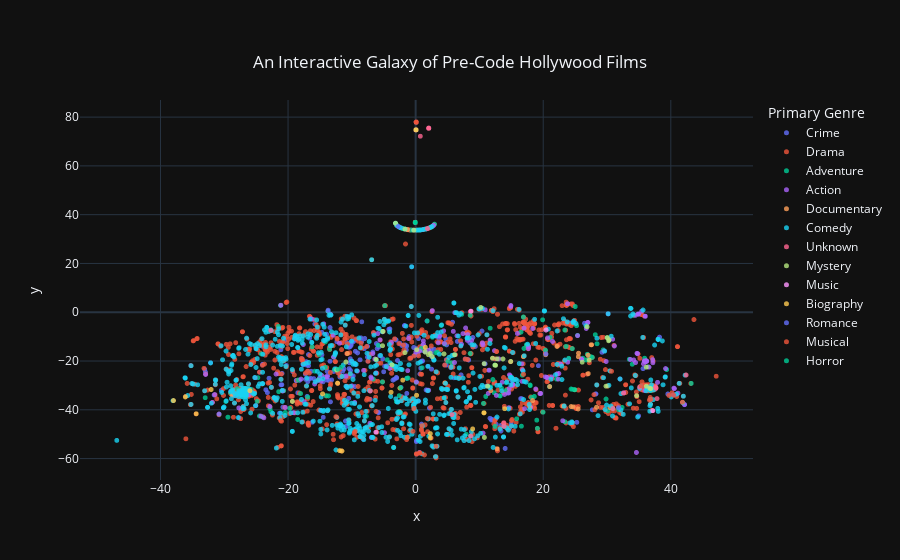

The cell this chart's notebook holds for it:
### Markdown cell above
## Part 4: Building the Interactive Galaxy Explorer 🌌

This is the final step. We will now take our 2D coordinates and all our enriched metadata to build the final interactive visualization using **Plotly**. The result will be a "galaxy map" of Pre-Code Hollywood films.

**Methodology:**
1.  **Load Final Data:** We will load our final `hollywood_galaxy_df.pkl` file, which contains all movie info and their 'x' and 'y' coordinates.
2.  **Prepare for Plotting:** We will create a `primary_genre` column to color the movie points effectively.
3.  **Create Scatter Plot:** We will use `plotly.express` to create the scatter plot.
4.  **Customize Interactivity:** We will configure the hover-over tooltips to display rich information for each movie, including title, year, keywords, and the poster path.
5.  **Style and Display:** We'll apply a dark theme and other styling to make the visualization beautiful and easy to explore.

### Code cell
import pandas as pd
import plotly.express as px

# --- 1. Load the Final, Processed Data ---
FINAL_DF_PATH = "../data/processed/hollywood_galaxy_df.pkl"
final_galaxy_df = pd.read_pickle(FINAL_DF_PATH)

print("Final galaxy data loaded successfully.")

# --- 2. Prepare Data for Visualization ---
# For coloring, let's just use the first genre listed for each movie.
# We'll create a new 'primary_genre' column.
final_galaxy_df['primary_genre'] = final_galaxy_df['genres'].fillna('Unknown').str.split(',').str[0]

# To make the plot less crowded, let's create a filtered version
# that excludes genres with very few movies.
genre_counts = final_galaxy_df['primary_genre'].value_counts()
major_genres = genre_counts[genre_counts > 10].index
plot_df = final_galaxy_df[final_galaxy_df['primary_genre'].isin(major_genres)]

print(f"Plotting {len(plot_df)} movies from major genres.")

# --- 3. Create the Interactive Scatter Plot ---
fig = px.scatter(
    plot_df,
    x='x',
    y='y',
    color='primary_genre',          # Color points by their main genre
    hover_name='primaryTitle',      # Show the movie title prominently on hover
    hover_data={                    # Define what else to show on hover
        'startYear': True,
        'keywords': True,
        'poster_path': True,
        'x': False, 'y': False      # Hide the raw coordinates
    },
    title="An Interactive Galaxy of Pre-Code Hollywood Films"
)

# --- 4. Style the Visualization ---
fig.update_layout(
    template='plotly_dark',  # Use a dark theme
    legend_title_text='Primary Genre',
    title={'y':0.9, 'x':0.5, 'xanchor': 'center', 'yanchor': 'top'}
)
fig.update_traces(marker=dict(size=5, opacity=0.8))

# --- 5. Show the Final Plot ---
fig.show()

### Figure 1 — Plotly figure (JSON) as saved in the notebook; plotly's stock layout.template omitted (floating-point values rounded to 4 significant figures; data arrays with more than 128 entries replaced by an {"elided": "..."} marker saying what was removed)
{"data": [{"customdata": {"elided": "410x3 mixed values"}, "hovertemplate": "<b>%{hovertext}</b><br><br>primary_genre=Crime<br>startYear=%{customdata[0]}<br>keywords=%{customdata[1]}<br>poster_path=%{customdata[2]}<extra></extra>", "hovertext": {"elided": "410 str values"}, "legendgroup": "Crime", "marker": {"color": "#636efa", "opacity": 0.8, "size": 5, "symbol": "circle"}, "mode": "markers", "name": "Crime", "showlegend": true, "type": "scattergl", "x": {"elided": "410 float values"}, "xaxis": "x", "y": {"elided": "410 float values"}, "yaxis": "y"}, {"customdata": {"elided": "1828x3 mixed values"}, "hovertemplate": "<b>%{hovertext}</b><br><br>primary_genre=Drama<br>startYear=%{customdata[0]}<br>keywords=%{customdata[1]}<br>poster_path=%{customdata[2]}<extra></extra>", "hovertext": {"elided": "1828 str values"}, "legendgroup": "Drama", "marker": {"color": "#EF553B", "opacity": 0.8, "size": 5, "symbol": "circle"}, "mode": "markers", "name": "Drama", "showlegend": true, "type": "scattergl", "x": {"elided": "1828 float values"}, "xaxis": "x", "y": {"elided": "1828 float values"}, "yaxis": "y"}, {"customdata": {"elided": "193x3 mixed values"}, "hovertemplate": "<b>%{hovertext}</b><br><br>primary_genre=Adventure<br>startYear=%{customdata[0]}<br>keywords=%{customdata[1]}<br>poster_path=%{customdata[2]}<extra></extra>", "hovertext": {"elided": "193 str values"}, "legendgroup": "Adventure", "marker": {"color": "#00cc96", "opacity": 0.8, "size": 5, "symbol": "circle"}, "mode": "markers", "name": "Adventure", "showlegend": true, "type": "scattergl", "x": {"elided": "193 float values"}, "xaxis": "x", "y": {"elided": "193 float values"}, "yaxis": "y"}, {"customdata": {"elided": "282x3 mixed values"}, "hovertemplate": "<b>%{hovertext}</b><br><br>primary_genre=Action<br>startYear=%{customdata[0]}<br>keywords=%{customdata[1]}<br>poster_path=%{customdata[2]}<extra></extra>", "hovertext": {"elided": "282 str values"}, "legendgroup": "Action", "marker": {"color": "#ab63fa", "opacity": 0.8, "size": 5, "symbol": "circle"}, "mode": "markers", "name": "Action", "showlegend": true, "type": "scattergl", "x": {"elided": "282 float values"}, "xaxis": "x", "y": {"elided": "282 float values"}, "yaxis": "y"}, {"customdata": {"elided": "96x3 mixed values"}, "hovertemplate": "<b>%{hovertext}</b><br><br>primary_genre=Documentary<br>startYear=%{customdata[0]}<br>keywords=%{customdata[1]}<br>poster_path=%{customdata[2]}<extra></extra>", "hovertext": ["Salt for Svanetia", "Man with a Movie Camera", "The Devil's Pit", "Drifters", "See Norway", "Enthusiasm", "Around the World with Douglas Fairbanks", "The Forgotten Frontier", "The Voice of Israel", "Igloo", "Song of Heroes", "India Speaks", "Matto Grosso", "Secrets of Hollywood", "Through the Centuries", "Man of Aran", "Three Songs About Lenin", "This Naked Age", "The Last Eagle", "Century of Progress", "Kidnapping Gorillas", "Across the World with Mr. and Mrs. Martin Johnson", "Congorilla", "Halome Ami", "Wings Over Africa", "Wonders of the Congo", "Women's Misery - Women's Happiness", "Finland Calling", "This Is America", "Chelyuskin, Heroes of the Arctic", "Forgotten Men", "Monsters of the Deep", "The Mystery of Life", "Fox Grandeur News", "Victory of the Faith", "The House That Shadows Built", "Ankara - Heart of Turkey", "Strange As It Seems #38", "The Bottom of the World", "The Amazon Head Hunters", "Here Is Paradise", "Oasis", "Hitler's Reign of Terror", "South Sea Adventures", "The Lugosi Files", "In Spring", "The Shepherd of the Seven Hills", "The Underground Printer", "Walter Futter's Curiosities", "Hunting Tigers in India", "West Virginia, the State Beautiful", "The Red Olympiad", "Gow", "Back to the Sun", "The Break Up", "In the South Seas with Mr. and Mrs. Pinchot", "Lost Gods", "Captain Salisbury's Ra-Mu", "Wings Over Ethiopia", "See America First", "Tembi", "Untamed Africa", "Portrait of a Young Man in Three Movements", "The First World War", "Jango!", "Wild Men of the Kalahari", "Footwork", "Eat 'Em Alive", "Sweden, Land of the Vikings", "Dealers in Death", "Throne of the Gods", "Virgins of Bali", "Dangers of the Arctic", "Devil's Playground", "A Jungle Gigolo", "Russia Today", "With Williamson Beneath the Sea", "The Death Parade", "With Car and Camera Around the World", "The Lost Empire", "Weltstadt in Flegeljahren - Ein Bericht über Chicago", "The Pasadena Community Playhouse", "Stampede", "Land of the Maharajahs", "Cougar", "Across the Atlantic via Zeppelin with Lady Drummond Hay", "Nomadie", "Isle of Paradise", "The Story of Hell on Earth", "The Big Drive", "The Komsomol - Sponsor of Electrification", "The Metro by Night", "The Jungle Killer", "Forward America", "Over the Seven Seas", "An Unprecedented Campaign"], "legendgroup": "Documentary", "marker": {"color": "#FFA15A", "opacity": 0.8, "size": 5, "symbol": "circle"}, "mode": "markers", "name": "Documentary", "showlegend": true, "type": "scattergl", "x": [24.68, 28.36, -1.254, 2.375, -0.0585, 24.37, -0.0585, 12.78, 0.09416, 22.16, 23.14, 41.84, -0.0585, 0.09416, 0.09416, 11.79, -0.0585, 4.583, 0.09416, -0.0585, 0.09416, 25.5, -0.0585, 0.09416, 0.09416, -0.0585, -10.7, -0.0585, 0.09416, 0.09416, 17.89, -0.0585, 27.06, 0.09416, 25.47, 30.1, 20.38, 0.09416, 21.0, 27.03, -0.0585, 0.09416, -0.0585, 0.09416, -0.0585, 30.48, 0.09416, -0.0585, -0.0585, 0.09416, 27.51, 0.09416, -0.0585, 0.09416, 0.09416, 0.09416, 0.09416, 0.09416, 0.09416, 0.09416, -0.0585, -0.0585, 16.89, 18.34, 0.09416, -0.0585, 0.09416, -0.0585, 0.09416, -0.0585, 25.54, -28.7, 0.09416, 0.09416, 0.09416, 0.09416, 0.09416, 0.09416, -0.0585, 0.09416, -0.0585, 0.09416, -0.0585, 27.58, 0.09416, 0.09416, 0.09416, -0.0585, 0.09416, 0.09416, -0.0585, 0.09416, 0.09416, 0.09416, -0.0585, -6.893], "xaxis": "x", "y": [-38.77, -38.96, 33.88, 34.84, 36.82, -38.68, 36.82, -56.01, 77.95, -14.02, -38.52, -36.94, 36.82, 77.95, 77.95, -32.1, 36.82, -28.97, 77.95, 36.82, 77.95, -18.25, 36.82, 77.95, 77.95, 36.82, -16.94, 36.82, 77.95, 77.95, -38.9, 36.82, -25.16, 77.95, -39.64, -30.23, -17.43, 77.95, -30.48, -17.58, 36.82, 77.95, 36.82, 77.95, 36.82, -39.15, 77.95, 36.82, 36.82, 77.95, -13.34, 77.95, 36.82, 77.95, 77.95, 77.95, 77.95, 77.95, 77.95, 77.95, 36.82, 36.82, -18.23, -36.22, 77.95, 36.82, 77.95, 36.82, 77.95, 36.82, -16.8, -33.99, 77.95, 77.95, 77.95, 77.95, 77.95, 77.95, 36.82, 77.95, 36.82, 77.95, 36.82, -13.34, 77.95, 77.95, 77.95, 36.82, 77.95, 77.95, 36.82, 77.95, 77.95, 77.95, 36.82, 21.53], "yaxis": "y"}, {"customdata": {"elided": "1198x3 mixed values"}, "hovertemplate": "<b>%{hovertext}</b><br><br>primary_genre=Comedy<br>startYear=%{customdata[0]}<br>keywords=%{customdata[1]}<br>poster_path=%{customdata[2]}<extra></extra>", "hovertext": {"elided": "1198 str values"}, "legendgroup": "Comedy", "marker": {"color": "#19d3f3", "opacity": 0.8, "size": 5, "symbol": "circle"}, "mode": "markers", "name": "Comedy", "showlegend": true, "type": "scattergl", "x": {"elided": "1198 float values"}, "xaxis": "x", "y": {"elided": "1198 float values"}, "yaxis": "y"}, {"customdata": {"elided": "247x3 mixed values"}, "hovertemplate": "<b>%{hovertext}</b><br><br>primary_genre=Unknown<br>startYear=%{customdata[0]}<br>keywords=%{customdata[1]}<br>poster_path=%{customdata[2]}<extra></extra>", "hovertext": {"elided": "247 str values"}, "legendgroup": "Unknown", "marker": {"color": "#FF6692", "opacity": 0.8, "size": 5, "symbol": "circle"}, "mode": "markers", "name": "Unknown", "showlegend": true, "type": "scattergl", "x": {"elided": "247 float values"}, "xaxis": "x", "y": {"elided": "247 float values"}, "yaxis": "y"}, {"customdata": {"elided": "62x3 mixed values"}, "hovertemplate": "<b>%{hovertext}</b><br><br>primary_genre=Mystery<br>startYear=%{customdata[0]}<br>keywords=%{customdata[1]}<br>poster_path=%{customdata[2]}<extra></extra>", "hovertext": ["The Charlatan", "Darkened Rooms", "The Dummy", "The Hate Ship", "The Peacock Fan", "The Return of Sherlock Holmes", "Slim Fingers", "Stark Mad", "Strange Cargo", "Trent's Last Case", "Unmasked", "The Perfect Alibi", "A Dangerous Affair", "In the Next Room", "Murder on the Roof", "The Son of the White Mountain", "The Deceiver", "Charlie Chan Carries On", "The Mystery Train", "Subway Express", "70,000 Witnesses", "By Whose Hand?", "Charlie Chan's Chance", "Discarded Lovers", "File 113", "Guilty as Hell", "The Last Man", "The Midnight Warning", "The Night of June 13", "The Phantom Express", "A Scarlet Week-End", "The Shadow of the Eagle", "The Silent Witness", "The Woman in Room 13", "Blind Adventure", "Charlie Chan's Greatest Case", "Disgraced", "Hold the Press", "Man Hunt", "The Mystery Squadron", "Trick for Trick", "Curtain at Eight", "Dancing Man", "Dangerous Corner", "Dangerous Ground", "Green Eyes", "The House of Mystery", "The Murder in the Museum", "Murder on the Campus", "Name the Woman", "Passing Shadows", "Return of the Terror", "Take the Stand", "When Strangers Meet", "Father Brown, Detective", "The Shadow", "The House of Secrets", "Inquest", "The Old Man", "The Wickham Mystery", "Shot in the Dark", "Power Over Men"], "legendgroup": "Mystery", "marker": {"color": "#B6E880", "opacity": 0.8, "size": 5, "symbol": "circle"}, "mode": "markers", "name": "Mystery", "showlegend": true, "type": "scattergl", "x": [-0.2745, 12.79, -1.658, -3.152, 6.118, -0.0585, 0.05314, 27.21, 11.28, -0.0585, -0.0585, 10.78, 2.285, 36.86, 2.015, 26.87, -0.0585, 10.73, 30.03, 30.25, 10.21, -6.216, 12.43, 29.84, 36.17, -0.0585, -0.0585, -0.0585, -5.19, 30.32, 34.64, -0.0585, -12.35, -0.0585, -19.32, 12.53, 0.1641, -0.0585, -3.715, 36.15, 14.9, 1.483, 4.446, 12.05, -0.0585, -0.0585, 26.11, -1.677, -10.93, -5.125, -0.0585, -0.0585, 2.612, 0.09416, 13.69, 24.94, 36.71, -0.0585, -0.0585, -0.0585, -0.0585, 0.09416], "xaxis": "x", "y": [33.65, -19.11, 34.08, 36.49, -17.41, 36.82, 74.79, -19.63, -30.33, 36.82, 36.82, -51.34, -16.82, -31.32, -17.41, -5.976, 36.82, -21.08, -10.41, -11.71, 1.983, -19.3, -21.68, -30.31, -30.33, 36.82, 36.82, 36.82, -13.72, -11.35, -34.22, 36.82, -23.66, 36.82, -36.55, -21.77, -15.37, 36.82, -21.55, -22.53, -20.18, -16.32, -17.07, -18.84, 36.82, 36.82, -20.47, -16.55, -20.4, -7.872, 36.82, 36.82, -18.17, 77.95, -19.15, -31.78, -31.14, 36.82, 36.82, 36.82, 36.82, 77.95], "yaxis": "y"}, {"customdata": [[1929, "musical napoleon bonaparte pre-code two strip technicolor early sound film", "/yErXuQ14m1DvjaBQpHIBVd7x72d.jpg"], [1929, "american football musical school schoolgirl schoolboy boys' school", "/j2r7QBZNm57SQyGWjjQaeyJemmv.jpg"], [1930, "", "/c8b5xGLfI7ry7kxC4kz0WpCYSTJ.jpg"], [1930, "musical pre-code vaudeville", "/n3UvzP1FbqzSrYC3hB4D49qLe22.jpg"], [1933, "", null], [1933, "romance b movie singing cowboy", "/aZCgQuRhDpWjjJgVYTDxWwcJ08i.jpg"], [1933, "", "/dhstSKYCyhrVgFcTFP04bslNeIn.jpg"], [1934, "", "/kzsgAZUhFvhx7OuaJMcPkaPm3Ud.jpg"], [1930, "", null], [1931, "not_found", ""], [1929, "not_found", ""], [1929, "not_found", ""]], "hovertemplate": "<b>%{hovertext}</b><br><br>primary_genre=Music<br>startYear=%{customdata[0]}<br>keywords=%{customdata[1]}<br>poster_path=%{customdata[2]}<extra></extra>", "hovertext": ["Devil-May-Care", "Sweetie", "High Society Blues", "Puttin' on the Ritz", "El rey de los Gitanos", "Riders of Destiny", "The Barber of Seville", "The Cousin from Nowhere", "Student Life in Merry Springtime", "I pagliacci", "Bernardo De Pace", "Bernard and Henry"], "legendgroup": "Music", "marker": {"color": "#FF97FF", "opacity": 0.8, "size": 5, "symbol": "circle"}, "mode": "markers", "name": "Music", "showlegend": true, "type": "scattergl", "x": [37.19, 8.652, -0.0585, -6.227, -0.0585, 20.44, -0.0585, -0.0585, -0.0585, 0.09416, 0.09416, 0.09416], "xaxis": "x", "y": [-40.36, 0.4372, 36.82, -49.18, 36.82, -7.281, 36.82, 36.82, 36.82, 77.95, 77.95, 77.95], "yaxis": "y"}, {"customdata": [[1929, "spy biography based on play or musical british prime minister 19th century suez canal", "/uVTmxQJp0sqBujbieSTrB2ui9al.jpg"], [1929, "", null], [1929, "", "/gxTkQIaYXIGV7WPsVRNbLaV8bSi.jpg"], [1930, "assassination illinois biography debate courtship american civil war emancipation abolitionist abraham lincoln proclamation ford's theatre", "/4BOmqevJBC5gBfQNXpa2epf27yO.jpg"], [1930, "biography", "/ksbMMcui29b7AMErAnjpt08eMEz.jpg"], [1930, "pre-code", "/brhUkCntwwH7GPTDY8XMTFzHVtL.jpg"], [1930, "musical biography", "/hU1uJxmgGfcmImNGjf3gknbCJKt.jpg"], [1930, "not_found", ""], [1931, "biography president pre-code 18th century founding fathers", "/bHTCpwnt8DzpQDAPetZCteFny95.jpg"], [1932, "", "/jX1cvNR7hHDD2udKnO6Hndbq0UC.jpg"], [1932, "mind control corruption influence faith poison manipulation czar / tsar / tzar royal family downfall royal court pre-code hypnotism russian history imperial russia hemophilia murder plot cleric romanov dinasty", "/txLqNjctfiVbCyxIKa261W5tz70.jpg"], [1932, "colorado biography pre-code braggart", "/51s3iFuQ8nsueIt3yZcSf3tavLw.jpg"], [1933, "assassination", "/omcYPhScJluEihVR503ctYFsF75.jpg"], [1933, "biography based on true story tudor king pre-code henry viii 16th century british monarchy", "/ncQC8U3gGFhCTWlxxn32nkFr2d4.jpg"], [1933, "ambassador peace queen sweden forbidden love duty biography mobster female protagonist royal court pre-code inn 17th century", "/lGGYwoBp21CzF7cMzNPcOr6i6iw.jpg"], [1934, "musical black and white", "/34AL66MN44fJKiFjaHNPdqftqsY.jpg"], [1934, "london, england abusive father poet biography based on play or musical family relationships church free will overbearing father pre-code self confidence father daughter conflict overprotective father domineering father literary figure loss of legs father daughter relationship hopelessly in love cruel father", "/c8BfdxxwmABRATDnMVJNmW2sLhG.jpg"], [1934, "princess coup d'etat biography palace intrigue catherine the great", "/tcfc8jgMrmP0R6VD2cSqr58D1IQ.jpg"], [1934, "epic egypt roman empire cleopatra ancient rome pre-code ancient egypt alexandria egypt 1st century bc", "/2JxuGqS1zLTy0lKUp0twIVPlk4B.jpg"], [1934, "pre-code financial empire", "/emqmRhpoMpN565Djn4yps3GnZal.jpg"], [1934, "composer", "/tXI5OugRvLHrW7zV6kh1PZvbDgt.jpg"], [1934, "biography historical figure", "/5rKJRbeLfxqszvQk44C3nHlccd6.jpg"], [1934, "biography pre-code pancho villa", "/nUB1fXAGHOZ89DzReXp3QEcz2uo.jpg"], [1933, "suicide drug abuse heroin drug addiction opium exploitation biography flashback pre-code", "/e3yJFP0e16Bk2JWx1O8QEuPFuT6.jpg"], [1933, "", "/keUOZdt4jWodm3uGKZ8WZO6hDY0.jpg"], [1929, "france based on novel or book queen lost film stolen jewelry", "/ciEvhVE8ChF0AIasafheNXNo407.jpg"], [1931, "", "/oKfLP2aqTA0HJF9jBLhmvL4mAC.jpg"], [1932, "", "/sOdnF8jzw0JePA6VdGplCoyZwg9.jpg"]], "hovertemplate": "<b>%{hovertext}</b><br><br>primary_genre=Biography<br>startYear=%{customdata[0]}<br>keywords=%{customdata[1]}<br>poster_path=%{customdata[2]}<extra></extra>", "hovertext": ["Disraeli", "Die Königsloge", "La vie miraculeuse de Thérèse Martin", "Abraham Lincoln", "The Dreyfus Case", "A Lady's Morals", "The Loves of Robert Burns", "A Modern Jean Val Jean; or, A Frame Up", "Alexander Hamilton", "House of Death", "Rasputin and the Empress", "Silver Dollar", "The Man Who Dared", "The Private Life of Henry VIII", "Queen Christina", "Strauss' Great Waltz", "The Barretts of Wimpole Street", "The Rise of Catherine the Great", "Cleopatra", "The House of Rothschild", "Love Time", "The Mighty Barnum", "Viva Villa!", "Narcotic", "Mussolini Speaks", "The Queen's Necklace", "Jenny Lind", "The Revenge of Pancho Villa"], "legendgroup": "Biography", "marker": {"color": "#FECB52", "opacity": 0.8, "size": 5, "symbol": "circle"}, "mode": "markers", "name": "Biography", "showlegend": true, "type": "scattergl", "x": [8.938, -0.0585, -0.0585, 13.95, 10.71, -25.98, 2.305, 0.05314, -36.11, -0.0585, -2.024, -37.96, 1.522, -11.91, -3.852, -1.318, -2.452, -11.56, -34.4, -32.06, 2.3, 10.71, -14.59, -12.23, -0.0585, 0.1473, -0.0585, -0.0585], "xaxis": "x", "y": [-47.84, 36.82, 36.82, -39.54, -41.24, -32.16, -49.77, 74.79, -34.73, 36.82, -27.84, -36.21, -14.38, -56.73, -32.8, -51.27, -31.1, -56.9, -41.63, -31.68, -51.52, -41.25, -33.47, -29.07, 36.82, -34.04, 36.82, 36.82], "yaxis": "y"}, {"customdata": [[1929, "", "/uFfk2B3eGsfdhMLyy5JDX8n5e5v.jpg"], [1929, "siberia", "/8nlPemnbk9a4KJvGsnY9XBiKSte.jpg"], [1929, "indecision", null], [1930, "", "/vezFqlzJzmqOvfQKbNouxP6NCLn.jpg"], [1930, "", "/KxIW4r1ix0GhJfM2eKU1Onndj5.jpg"], [1931, "", "/4q0BoH9oGJfHG4a3jAgcLp5aOqm.jpg"], [1931, "partially lost film", "/wuG5np9938W6a3I1uGmULdst37l.jpg"], [1931, "", "/r61UfhRIeYVf1xmx3t0TE22R8Hr.jpg"], [1930, "", "/wtQgfJsh37sIDclm0OAqutfNP4f.jpg"], [1933, "not_found", ""], [1934, "not_found", ""], [1934, "", "/cAi9yjUEh5dRH3KD7onU60N0Fai.jpg"], [1931, "", "/ayPokjPTR09pBjTwPSQbXJ22npq.jpg"], [1929, "black and white silent film", "/p8QXYnRHrM6SgzumUd2wwWSAsnx.jpg"], [1930, "", "/satVBNOPbH74T7CX1AqoPBRP8cE.jpg"], [1933, "not_found", ""]], "hovertemplate": "<b>%{hovertext}</b><br><br>primary_genre=Romance<br>startYear=%{customdata[0]}<br>keywords=%{customdata[1]}<br>poster_path=%{customdata[2]}<extra></extra>", "hovertext": ["Geraldine", "Hearts in Exile", "Rich People", "The Bad One", "College Lovers", "Once a Sinner", "Annabelle's Affairs", "All That is Not Worth Love", "Life Is Beautiful", "Su último amor", "La buenaventura", "Les filles de la concierge", "Guilt", "The Romance of Seville", "When Love Hurts", "Flowers Fall and Catkins Fly"], "legendgroup": "Romance", "marker": {"color": "#636efa", "opacity": 0.8, "size": 5, "symbol": "circle"}, "mode": "markers", "name": "Romance", "showlegend": true, "type": "scattergl", "x": [-2.736, 20.42, -13.71, -0.0585, -0.0585, -0.0585, 40.41, -0.0585, -0.0585, 0.09416, 0.09416, -0.0585, -0.0585, 31.8, -0.0585, 0.09416], "xaxis": "x", "y": [35.16, -17.12, 0.8379, 36.82, 36.82, 36.82, -33.92, 36.82, 36.82, 77.95, 77.95, 36.82, 36.82, -39.12, 36.82, 77.95], "yaxis": "y"}, {"customdata": {"elided": "91x3 mixed values"}, "hovertemplate": "<b>%{hovertext}</b><br><br>primary_genre=Musical<br>startYear=%{customdata[0]}<br>keywords=%{customdata[1]}<br>poster_path=%{customdata[2]}<extra></extra>", "hovertext": ["Innocents of Paris", "Married in Hollywood", "Paris", "Sally", "Song of Love", "Bride of the Regiment", "Ein Burschenlied aus Heidelberg", "Call of the Flesh", "Cheer Up and Smile", "Farewell to Love", "The Co-Optimists", "Georgia Rose", "Latin Love", "Never Trust a Woman", "The Song Is Ended", "The Inn at the Rhine", "The Lottery Bride", "The March of Time", "A Girl from the Reeperbahn", "New Movietone Follies of 1930", "Nur Du", "Oh, for a Man!", "One Mad Kiss", "The Rogue Song", "Song of Soho", "The Song of the Flame", "Sunny", "Sweet Kitty Bellairs", "Sein Liebeslied", "Viennese Nights", "Children of Dreams", "The Cuban Love Song", "Kiki", "Kiss Me Again", "The Prodigal", "Swanee River", "Walzerparadies", "The Blue from the Sky", "She, or Nobody", "Once There Was a Waltz", "Melodía de arrabal", "Rendezvous", "Where Is This Lady?", "Dance, Girl, Dance", "Going Hollywood", "Hello, Everybody!", "My Lips Betray", "The Only Girl", "Prince of Arcadia", "Waltz Time", "April Blossoms", "Her Song of Love", "The Song of the Sun", "Caravan", "The Csardas Princess", "Flirtation Walk", "Give Her a Ring", "Kiss Me Goodbye", "Wedding at Lake Wolfgang", "The Bedroom Diplomat", "I Like It That Way", "Once I Loved a Girl in Vienna", "The Last Waltz", "Music Hall", "Márciusi mese", "Runaway Queen", "Say It with Flowers", "Student Tour", "Sweet Adeline", "The Beggar Student", "Geschichten aus dem Wienerwald", "Caravane", "Un soir de réveillon", "Cotton Club Steppers", "Modern Minstrels", "Le chanteur de Séville", "The Maid of the Mountains", "The New Hotel", "Say It with Music", "Liebeslied", "The Alluring Goal", "Idols of the Radio", "Annette in Paradise", "A Night in Paradise", "The Heath Is Green", "Das Rheinlandmädel", "Versuchen Sie meine Schwester", "Sei tu l'amore", "Great Day", "Paramount op parade", "Romantic and Crazy"], "legendgroup": "Musical", "marker": {"color": "#EF553B", "opacity": 0.8, "size": 5, "symbol": "circle"}, "mode": "markers", "name": "Musical", "showlegend": true, "type": "scattergl", "x": [-0.2536, 40.41, -0.0585, 0.9608, -0.0585, 0.1241, -0.4319, 0.124, -13.95, -0.0585, -0.0585, 36.64, -0.0585, -0.0585, 1.163, 1.148, -9.608, 30.71, 1.166, 8.324, 1.169, 3.208, -0.0585, 41.82, -0.0585, -28.21, -16.88, -12.22, 1.16, 1.373, 36.87, -21.16, -9.481, 16.91, -9.595, 35.36, 1.165, 0.6192, -0.0585, 1.161, -0.0585, -1.318, 0.6966, -0.0585, -12.38, 0.9156, 39.7, -0.0585, 18.83, -0.0585, -0.0585, 0.09416, -0.0585, 12.69, 1.167, 0.8898, -0.0585, -0.0585, -0.0585, 0.09416, 1.813, -0.0585, -0.0585, -0.0585, -0.0585, -0.0585, -0.0585, -1.887, -0.0585, -0.0585, -0.0585, -0.0585, -0.0585, 0.09416, 0.09416, -0.0585, -0.0585, -0.0585, -0.0585, 0.09416, -0.0585, -0.0585, -0.0585, -0.0585, -0.0585, -0.0585, -0.0585, 0.09416, 0.09416, 0.09416, -0.0585], "xaxis": "x", "y": [-39.44, -33.92, 36.82, -46.54, 36.82, -58.15, -48.83, -58.04, -46.09, 36.82, 36.82, -35.97, 36.82, 36.82, -49.97, -49.87, -49.84, -24.22, -49.92, -25.99, -49.83, -54.96, 36.82, -36.88, 36.82, -12.48, -45.48, -34.82, -49.98, -58.5, -35.7, -44.44, -48.81, -25.46, -49.29, -30.15, -49.83, -57.65, 36.82, -49.92, 36.82, -51.27, -57.81, 36.82, -43.06, -48.47, -34.1, 36.82, -19.6, 36.82, 36.82, 77.95, 36.82, -16.13, -49.97, -47.98, 36.82, 36.82, 36.82, 77.95, -43.57, 36.82, 36.82, 36.82, 36.82, 36.82, 36.82, -47.77, 36.82, 36.82, 36.82, 36.82, 36.82, 77.95, 77.95, 36.82, 36.82, 36.82, 36.82, 77.95, 36.82, 36.82, 36.82, 36.82, 36.82, 36.82, 36.82, 77.95, 77.95, 77.95, 36.82], "yaxis": "y"}, {"customdata": [[1929, "pre-code murder mystery", "/kSzr805amdbyFE9FWjIH1S4gfuj.jpg"], [1930, "mansion old dark house", "/iNNA7RsSy0nbVmQLOu6fSHuez5e.jpg"], [1931, "chauffeur detective mistaken identity serial killer maid old mansion masked villain", "/7Y4BV1xdUunmlEb8TnSmvhB6o8U.jpg"], [1931, "london, england double life based on novel or book transformation alter ego jekyll and hyde pre-code marriage engagement torment abused woman", "/mZtQORzQWkCSqeeHApH6vJDA1D2.jpg"], [1932, "", null], [1933, "", "/9ExbpH2rzRG67FgAP3mcSsrZINE.jpg"], [1932, "murder inheritance ape old dark house", "/c2MEDsZHT2zYCTXnYbsL2JyfWKO.jpg"], [1932, "voodoo plantation haiti zombie black and white newlywed pre-code poverty row woman in peril telepathic mind control vulture independent film melodrama zombie maker", "/s5DnfWHGeCExlweIFF4JOHKyx3H.jpg"], [1933, "based on novel or book insanity chemical train accident mad scientist murder fugitive snow black and white chemist scientist invisible pre-code invisible person invisibility manhunt experiment gone awry invisible man", "/ewfUA5pMEJrmQCdI4TsHmLlIUbf.jpg"], [1933, "museum wax museum pre-code", "/rs4FJ6F5gY0wDqNGzGqV5OU7VzS.jpg"], [1934, "rape cat exploitation mad scientist mad doctor pre-code psychotronic", "/akRVscTstKGKk8ebb0UGDdJ6q3z.jpg"], [1934, "", "/gofbwQwlVYOD8fhvOiQulnyRB23.jpg"], [1932, "", "/fmAiMLg4nib3MkwhSgkitCxYkZY.jpg"], [1934, "", null], [1930, "", "/9gpe6gM0MXJq63ClYoXNPtxIVcy.jpg"]], "hovertemplate": "<b>%{hovertext}</b><br><br>primary_genre=Horror<br>startYear=%{customdata[0]}<br>keywords=%{customdata[1]}<br>poster_path=%{customdata[2]}<extra></extra>", "hovertext": ["The Unholy Night", "The Cat Creeps", "The Phantom", "Dr. Jekyll and Mr. Hyde", "Secret of the Blue Room", "The Monkey's Paw", "The Monster Walks", "White Zombie", "The Invisible Man", "Mystery of the Wax Museum", "Maniac", "Bucket of Blood", "Castle Sinister", "The Unholy Quest", "La voluntad del muerto"], "legendgroup": "Horror", "marker": {"color": "#00cc96", "opacity": 0.8, "size": 5, "symbol": "circle"}, "mode": "markers", "name": "Horror", "showlegend": true, "type": "scattergl", "x": [-12.17, 24.93, 1.003, -2.336, -0.0585, -0.0585, 24.57, -5.207, 19.09, -32.99, -11.67, -0.0585, -0.0585, -0.0585, -0.0585], "xaxis": "x", "y": [-23.36, -31.76, -22.75, -30.92, 36.82, 36.82, -31.6, -28.58, -47.59, -35.04, -22.56, 36.82, 36.82, 36.82, 36.82], "yaxis": "y"}], "layout": {"legend": {"title": {"text": "Primary Genre"}, "tracegroupgap": 0}, "title": {"text": "An Interactive Galaxy of Pre-Code Hollywood Films", "x": 0.5, "xanchor": "center", "y": 0.9, "yanchor": "top"}, "xaxis": {"anchor": "y", "domain": [0, 1], "title": {"text": "x"}}, "yaxis": {"anchor": "x", "domain": [0, 1], "title": {"text": "y"}}}}
